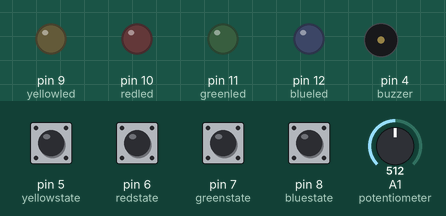
Bench run of a sketch on a simulated Arduino Uno, built with avr-gcc and run on an emulated ATmega328P. Parts: output pins drawn as LEDs (lit = HIGH), buzzer (waves = sounding). The test bench sets the inputs (shaded band); at power-on: pin 5 (yellowstate), pin 6 (redstate), pin 7 (greenstate), pin 8 (bluestate) HIGH, A1 (potentiometer) = 512. Random numbers use the default seed unless the sketch sets one; pins used as bus, display or sensor lines are not drawn; what the sketch prints to the serial monitor is not drawn.

Above: at 3.3 s.
3.4 s: pin 8 (bluestate) pulled LOW for 1 s
At 4.12 s:
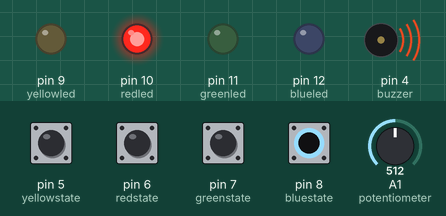
At 6.8 s:
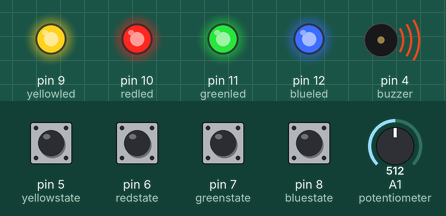
6.9 s: pin 6 (redstate) pulled LOW for 1 s
12.9 s: A1 (potentiometer) set to 214
25.5 s: A1 (potentiometer) set to 193
33.0 s: pin 7 (greenstate) pulled LOW for 0.15 s
At 33.7 s:
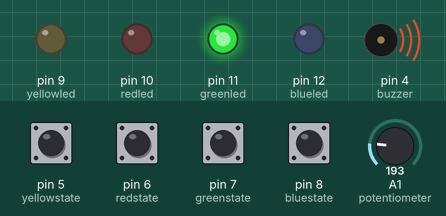
36.3 s: pin 5 (yellowstate) pulled LOW for 0.15 s
At 40.1 s:
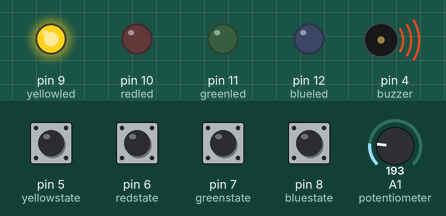
Timing chart, 0 to 40.8 s (numbered marks = the images above; inputs shaded):
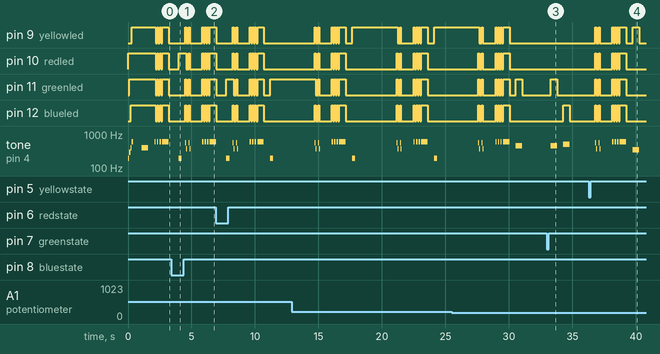

The sketch:

Arduino_Game.ino
```cpp
// The following code was written by Nathan Wang, September 2020.
long randomNumber;
long randomNumbers[25] = {};

int leds[] = {12, 11, 10, 9}; // Assign pins 9-12 to all leds
int redled = 10; // Assign pin 12 to redled output
int redstate = 6; // Assign pin 8 to redled input
int redtone = 196; // Set the frequency associated with the red button to G2

int greenled = 11; // Assign pin 11 to greenled output
int greenstate = 7; // Assign pin 7 to redled input
int greentone = 294; // Set the frequency associated with the green button to D3

int blueled = 12; // Assign pin 10 to blueled output
int bluestate = 8; // Assign pin 6 to blueled input
int bluetone = 392; // Set the frequency associated with the blue button to G3

int yellowled = 9; // Assign pin 9 to yellowled input
int yellowstate = 5; // Assign pin 5 to yellowled output
int yellowtone = 587; // Set the frequency associated with the yellow button to D4

int buzzer = 4; // Assign pin 4 to buzzer
int potentiometer = A1; // Assign analog pin 5 to potentiometer input
int sensorvalue = 0; // Assign sensorValue to store the value coming form potentiometer
int flash = 0;
int answerdelay = 0;
unsigned long time;
int response = 0;
int restart = 0;
int timeLimit = 3000;

int C3  = 131;
int CS3 = 139;
int D3  = 147;
int DS3 = 156;
int E3  = 165;
int F3  = 175;
int FS3 = 185;
int G3  = 196;
int GS3 = 208;
int noteA3  = 220;
int AS3 = 233;
int B3  = 247;
int C4  = 262;
int CS4 = 277;
int D4  = 294;
int DS4 = 311;
int E4  = 330;
int F4  = 349;
int FS4 = 370;
int G4  = 392;
int GS4 = 415;
int noteA4  = 440;
int AS4 = 466;
int B4  = 494;
int C5  = 523;
int CS5 = 554;
int D5  = 587;
int DS5 = 622;
int E5  = 659;
int F5  = 698;
int FS5 = 740;
int G5  = 784;
int GS5 = 831;
int noteA5  = 880;
int AS5 = 932;
int B5  = 988;
int C6  = 1047;
int CS6 = 1109;
int D6  = 1175;
int DS6 = 1245;
int E6  = 1319;
int F6  = 1397;
int FS6 = 1480;
int G6  = 1568;
int GS6 = 1661;


void setup() {
  Serial.begin(9600);
  for (int i = 0; i < 4; i++)
    pinMode(leds[i], OUTPUT);
  pinMode (redled, OUTPUT); // Identifies redled as an output
  pinMode (redstate, INPUT_PULLUP); // Identifies redstate as input. (red button)
  pinMode (greenled, OUTPUT);
  pinMode (greenstate, INPUT_PULLUP);
  pinMode (blueled, OUTPUT);
  pinMode (bluestate, INPUT_PULLUP);
  pinMode (yellowled, OUTPUT);
  pinMode (yellowstate, INPUT_PULLUP);
  pinMode (buzzer, OUTPUT);
  pinMode (buzzer, INPUT_PULLUP);
  pinMode (potentiometer, INPUT_PULLUP);

int ledstates[] = {8, 7, 6, 5};
  for (int i = 0; i < 4; i++)
    if (digitalRead(ledstates[i]) == LOW) {
        buzzer = 0;  // Silent Mode
    }


  digitalWrite(redled, HIGH);
  tone (buzzer, redtone, 100);
  delay (100);
  digitalWrite(greenled, HIGH);
  tone (buzzer, greentone, 100);
  delay (100);
  digitalWrite(blueled, HIGH);
  tone (buzzer, bluetone, 100);
  delay (100);
  digitalWrite(yellowled, HIGH);
  tone (buzzer, yellowtone, 100);
  delay (800);
  tone (buzzer, redtone, 500);
  tone (buzzer, greentone, 500);
  tone (buzzer, bluetone, 500);
  delay (1000);
  for (int i = 0; i < 4; i++)
    digitalWrite (leds[i], LOW);
}

void loop() {
  timeLimit = 3000;
  answerdelay = 1000;
  sensorvalue = analogRead(potentiometer);
  if (sensorvalue <= 200) { // Pattern memory
    potentiometerchange();
    for (int i = 0; i < 25; i++) {
      randomNumbers[i] = random(9, 13);
    }
    int counter = 0;
    for (int j = 0; j < 25; j++) {
      counter++;
      for (int i = 0; i < counter; i++) {
        digitalWrite(randomNumbers[i], HIGH);
        tone(buzzer, randomNumbers[i] * 50 - 100, 500);
        delay(500);
        digitalWrite(randomNumbers[i], LOW);
        delay(500);
      }
      if (ledcheck2(counter)) {
        return;
      }
    }
  }
  else if (sensorvalue > 200) { // Wack a mole
    while (1) {
      potentiometerchange();
      if (level()) {
        break;
      }
      delay(2000);
      if (timeLimit > 400) {
        timeLimit /= 2;
      }
    }
  }
}
boolean level()
{
  for (int j = 0; j < 15; j++) {
    if (ledcheck1()) {
      return true;
    }
  }
  return false;
}
void potentiometerchange()
{
  for (int i = 0; i < 4; i++)
    digitalWrite (leds[i], HIGH);
  tone(buzzer, yellowtone, 100);
  delay(100);
  for (int i = 0; i < 4; i++)
    digitalWrite(leds[i], LOW);
  delay(100);
  for (int i = 0; i < 4; i++)
    digitalWrite (leds[i], HIGH);
  tone(buzzer, yellowtone, 100);
  delay(100);
  for (int i = 0; i < 4; i++)
    digitalWrite(leds[i], LOW);
  delay(100);
  for (int i = 0; i < 4; i++)
    digitalWrite (leds[i], HIGH);
  tone(buzzer, yellowtone, 100);
  delay(100);
  for (int i = 0; i < 4; i++)
    digitalWrite(leds[i], LOW);
  delay(100);
  for (int i = 0; i < 4; i++)
    digitalWrite (leds[i], HIGH);
  tone(buzzer, yellowtone, 500);
  delay(500);
  for (int i = 0; i < 4; i++)
    digitalWrite(leds[i], LOW);
  delay(500);
}
void fail()
{
  delay(500);
  Serial.print("fail");
  for (int i = 0; i < 4; i++)
    digitalWrite (leds[i], HIGH);
  tone(buzzer, 554, 40);
  delay (75);
  tone(buzzer, 370, 40);
  for (int i = 0; i < 4; i++)
    digitalWrite (leds[i], LOW);
  delay(200);
  for (int i = 0; i < 4; i++)
    digitalWrite (leds[i], HIGH);
  tone(buzzer, 554, 40);
  delay (75);
  tone(buzzer, 370, 40);
  for (int i = 0; i < 4; i++)
    digitalWrite (leds[i], LOW);
  delay(1000);
}
boolean ledcheck1()
{
  randomNumber = random(9, 13);
  digitalWrite(randomNumber, HIGH);
  tone(buzzer, redtone, 250);

  time = millis();
  //Serial.println(response);

  while (millis() <  time + timeLimit)
  {
    if (digitalRead(randomNumber - 4) == LOW)
    {
      digitalWrite(randomNumber, LOW);
      noTone(buzzer);
      Serial.print("rightanswer");
      delay(300);
      return false;
    }
    else {
      if (wrongbutton1()) {
        break;
      }
    }
  }
  fail();
  return true;
}
boolean wrongbutton1()
{
  response = 0;
  if (digitalRead(redstate) == LOW)
    response = 6;
  if (digitalRead(greenstate) == LOW)
    response = 7;
  if (digitalRead(bluestate) == LOW)
    response = 8;
  if (digitalRead(yellowstate) == LOW)
    response = 5;
  if (response == 0) {
    return false;
  }
  else if (response != randomNumber - 4) {
    return true;
  }
  else if (response == randomNumber - 4)
    return false;
}
boolean ledcheck2(int counter)
{
  Serial.println("ledcheck2");
  boolean failed;
  for (int i = 0; i < counter; i++)
  {
    time = millis();
    while (millis() <  time + timeLimit + 99999999999999999)
    {
      failed = false;
      if (digitalRead(randomNumbers[i] - 4) == LOW)
      {
        Serial.println("rightanswer2");
        delay(300);
        break;
      }
      else {
        if (wrongbutton2(randomNumbers[i])) {
          failed = true;
          break;
        }
      }
    }
    if (failed) break;
  }
  if (!failed) return false;
  fail();
  return true;
}
boolean wrongbutton2(int randomNumber)
{
  response = 0;
  if (digitalRead(redstate) == LOW)
    response = 6;
  if (digitalRead(greenstate) == LOW)
    response = 7;
  if (digitalRead(bluestate) == LOW)
    response = 8;
  if (digitalRead(yellowstate) == LOW)
    response = 5;

  if (response == 0) {
    return false;
  }
  else if (response != randomNumber - 4) {
    Serial.println("wronganswer");
    return true;
  }
  else if (response == randomNumber - 4)
    return false;
}
```

Measured:
- after the input at 3.4 s, pin 9 (yellowled), pin 11 (greenled): goes HIGH 0.08 s, LOW 0.20 s, HIGH 0.08 s, LOW 1.0 s, 3 × (HIGH 0.10 s, LOW 0.10 s), then HIGH, starting after 1.1 s; pin 10 (redled): goes HIGH 0.58 s, LOW 0.20 s, HIGH 0.08 s, LOW 1.0 s, 3 × (HIGH 0.10 s, LOW 0.10 s), then HIGH, starting after 0.60 s
- after the input at 33.0 s, pin 11 (greenled): LOW → HIGH after 0.30 s, → LOW 0.50 s later; pin 12 (blueled): LOW → HIGH after 1.3 s, → LOW 0.50 s later; tone on pin 4 (buzzer): silent → 450 Hz after 0.30 s, → silent 0.50 s later, → 500 Hz 0.50 s later, → silent 0.50 s later
- after the input at 36.3 s, pin 10 (redled), pin 11 (greenled): goes HIGH 0.08 s, LOW 0.20 s, HIGH 0.08 s, LOW 1.0 s, 3 × (HIGH 0.10 s, LOW 0.10 s), HIGH 0.50 s, then LOW, starting after 0.50 s
- by itself, pin 9 (yellowled), pin 10 (redled), pin 11 (greenled): repeats every 0.20 s: HIGH 0.10 s, LOW 0.10 s
- by itself, tone on pin 4 (buzzer): plays 554 Hz for 0.04 s, 370 Hz for 0.04 s, 554 Hz for 0.04 s, 370 Hz for 0.04 s, 587 Hz for 0.10 s, 587 Hz for 0.10 s … (18 notes in this stretch)
